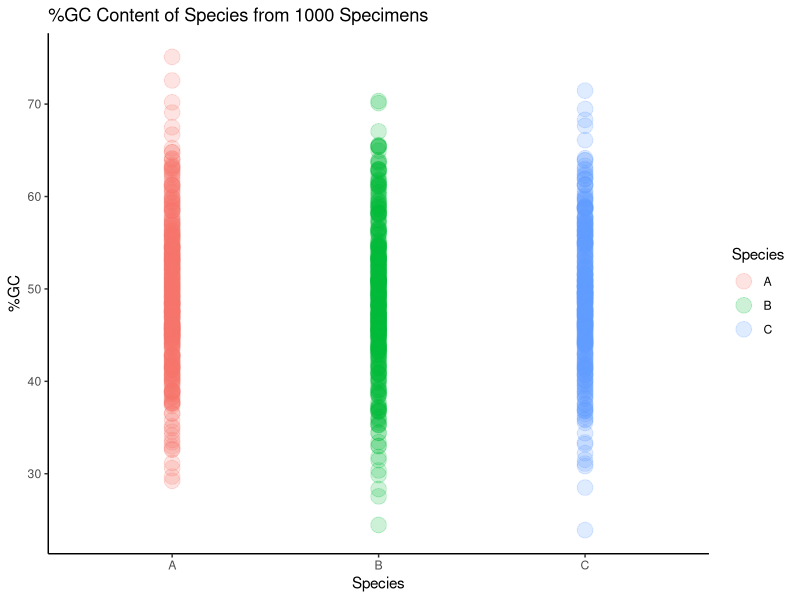
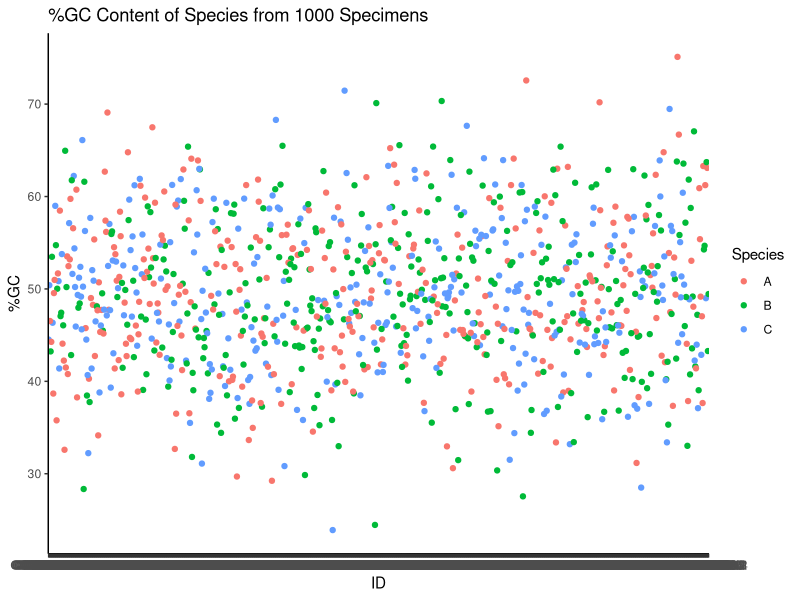

The R source for these figures, in order:
## ---- chunk 1
library(dplyr)
library(knitr)
library(ggplot2)
## ---- chunk 2
MyData<-read.csv("Sequences.csv", header=FALSE) 

names(MyData) #Check column names
## ---- chunk 3
dat1<-MyData %>% 
  filter(grepl('2|3|4',V1)) %>% #Search V1 column for integers 2, 3 or 4 (share the rows containing the individual sequence for each strain) and filter only those specific rows
  
  rename("I.D"=V1, "Strain"=V2) #Rename columns 
## ---- chunk 4
#Remove the header information for each strain's sequence; make new object for each
Header1<-gsub(".*sequence","", dat1$Strain[1]) 
Header2<-gsub(".*sequence","", dat1$Strain[2]) 
Header3<-gsub(".*sequence","", dat1$Strain[3]) 

#Remove all new line characters for each strain's sequence; make new object for each
Strain1<-gsub("[\n]+","", Header1) 
Strain2<-gsub("[\n]+","", Header2) 
Strain3<-gsub("[\n]+","", Header3) 
## ---- chunk 5
dat1$I.D <- c("HQ433692.1","HQ433694.1","HQ433691.1") #Add I.D names for each strain
dat1$Strain <- c("QLZP1","CS4","GL18") #Add strain names 
dat1$Sequence <- c(Strain1, Strain2, Strain3) #Make new column containing just the sequence for each strain
## ---- chunk 6
#Make a new column for each nucleotide containing the number of each nucleotide within the sequence for each strain
#The Gregexpr function provides a list of matches and the length of this list essentially tells us the number of occurrences of a specified character/pattern, specifically in our case; G, C, A and T 
#The sapply function essentially applies the function 'length' to the results of the gregexpr function which will gives us the number of occurrences of each nucleotide for each strain 

dat1$Number_of_G<- sapply(gregexpr("G", dat1$Sequence), length)
dat1$Number_of_C<- sapply(gregexpr("C", dat1$Sequence), length)
dat1$Number_of_A<- sapply(gregexpr("A", dat1$Sequence), length)
dat1$Number_of_T<- sapply(gregexpr("T", dat1$Sequence), length)

#Create a new dataset with new columns containing Total base pairs and GC % content 
dat2<-mutate(dat1, TotalBP=Number_of_G + Number_of_C + Number_of_A + Number_of_T, 
       GC_Content =round(((Number_of_G + Number_of_C)/TotalBP)*100,2)) #Round up

dat2
## ---- chunk 7
#A table for the number of each nucleotide for each of the three sequences
Table1<-dat2 %>%
  select(I.D, Strain, Guanine=Number_of_G, Cytosine=Number_of_C, Adenine=Number_of_A, Thymine=Number_of_T, Total=TotalBP)

#A table for the GC content
Table2<-dat2 %>%
  select(I.D, "% GC Content"=GC_Content)
## ---- chunk 8
kable(Table1, caption = "Summary Table 1")
## ---- chunk 9
kable(Table2, caption = "Summary Table 2")
## ---- chunk 10
print(dat1$Sequence[1])
print(filter(Table1, I.D=="HQ433692.1"))
## ---- chunk 11
print(dat1$Sequence[2])
print(filter(Table1, I.D=="HQ433694.1"))
## ---- chunk 12
print(dat1$Sequence[3])
print(filter(Table1, I.D=="HQ433691.1"))
## ---- chunk 13
MyData2<-read.csv("GC_content.csv") #Import dataset
MyData2$GC_content<-MyData2$G + MyData2$C #Add new column for GC content %


qplot(Species,GC_content,data=MyData2, colour=Species, size=I(5),alpha=I(0.2), xlab="Species", ylab="%GC", main="%GC Content of Species from 1000 Specimens") + theme_classic() #Difficult to distinguish between points within each species

qplot(ID,GC_content,data=MyData2,colour=Species, xlab="ID", ylab="%GC", main="%GC Content of Species from 1000 Specimens")+ theme_classic() #Less overlap of points within species
